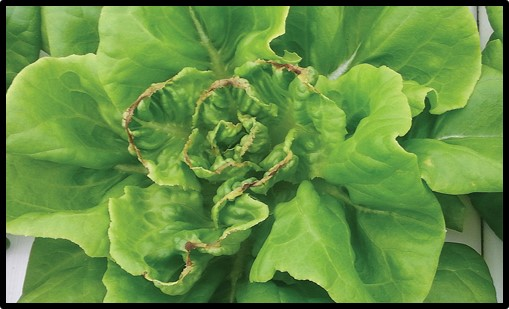
#> input picture test_images/Picture1.jpg, 509 x 309 px, given in place of Picture1.png, which was not available
$ python Exp_3_parse_segmentations.py ../test_images out
#> lines starting #> are read from the running program, lines starting #| are printed output that depends on the picture; after the words box and inside, x2 and y2 are one past the last pixel; in counts of white or black regions, pixels touching at a corner belong together; pictures that were not available may be replaced by others from this repository, and a replacement may not be noted
#!/usr/bin/env python3
from skimage import io, morphology
import utils
import os
import re
import matplotlib.pyplot as plt
import argparse as arg


def arg_reader():
    """ Reads arguments from command line

    :return class containing the arguments
    """
    arg_parser = arg.ArgumentParser(
        description="Segments rgb images based on predetermined thresholds"
    )
    arg_parser.add_argument("filename", help="The path to the directory holding"
                                             " the images")
    arg_parser.add_argument("out", help="The directory to write the pixel table"
                                        "to. Does not need to be "
                                        "pre_existing.")
    return arg_parser.parse_args()


def parse_segmentations(im_dir, out_dir):
    """ Function to parse segmentation images

    :param im_dir: str, the directory containing the RGB images matching
        the segmentation masks in out_dir
    :param out_dir: str, the directory to write the pixel table, also contains
        the segmentation masks as grayscale images
    :return: None, writes a tab separated file
    """
#> called with im_dir = '../test_images', out_dir = 'out'
    filename_pattern = re.compile(
        r"(?P<Accession>LK[0-9]+)_Tray(?P<Tray>[0-9]+)_Pos(?P<Pos>[0-9]+)_"
        r"Camera(?P<Camera>[0-9]+)_(?P<Date>[0-9]+-[0-9]+-[0-9]+)_"
        r"(?P<Hour>[0-9]+).+"
    )
    outfile = open(os.path.join(out_dir, "pixel_table.txt"), "w")
    outfile.write("\t".join(
        ["Accession", "Tray", "Pos", "Camera", "Date", "Hour", "Healhy",
         "Brown"]) + "\n"
    )
    count = 0
    image_files = os.listdir(im_dir)
    for file in image_files:
        match = filename_pattern.search(file)
        if match:
            exp_dat = list(match.groups())
        else:
            exp_dat = ["NA"] * 6
        mask_fn = os.path.join(
            out_dir,
            file.split("/")[-1].replace(".jpg", ".png")
        )
        try:
            mask = io.imread(mask_fn, as_gray=True) // 0.5
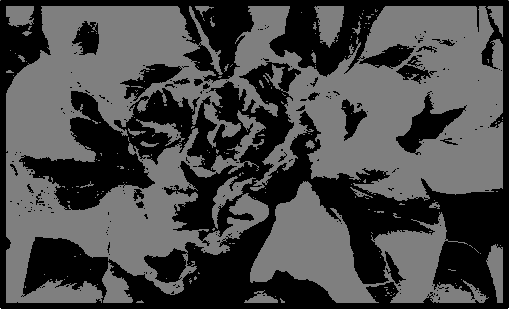
#> mask: shape (309, 509) float64; min 0, max 2, mean 0.563; drawn with min black and max white
        except:
            exp_dat += ["NA", "NA"]
        else:
            healthy = (mask == 1).sum()
#> healthy = 88501
            brown = (mask == 2).sum()
#> brown = 2
            exp_dat += [healthy, brown]
#> exp_dat = ['NA', 'NA', 'NA', 'NA', 'NA', 'NA', 88501, 2]
        exp_dat = [str(dat) for dat in exp_dat]
#> exp_dat = ['NA', 'NA', 'NA', 'NA', 'NA', 'NA', '88501', '2']
        outfile.write("\t".join(exp_dat) + "\n")
        count += 1
        print(f"File {count} of {len(image_files)} parsed")
#> pass 2 of the loop in parse_segmentations, `for file in image_files:`:
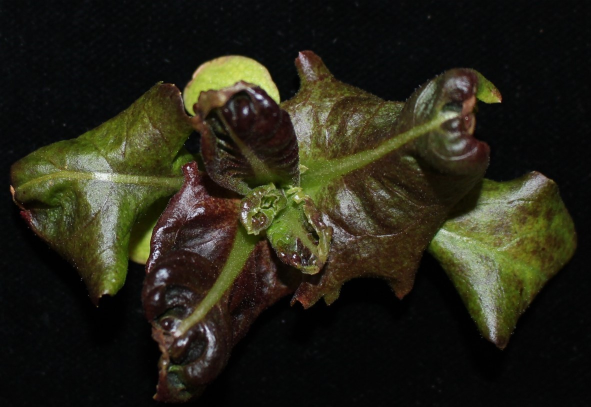
#> input picture test_images/purple.jpg, 1182 x 814 px, given in place of purple.png, which was not available (shown at 1/2 size)
#> in parse_segmentations, `mask = io.imread(mask_fn, as_gray=True) // 0.5`:
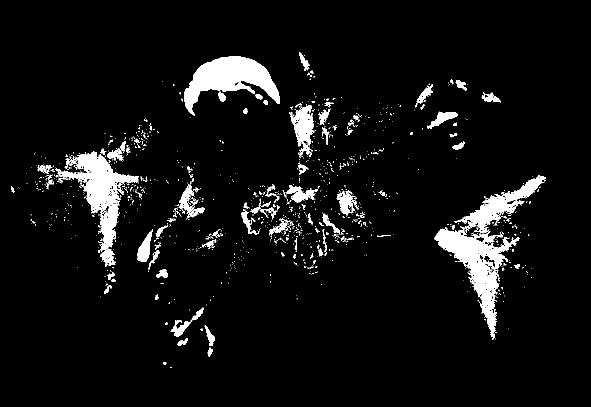
#> mask: shape (814, 1182) float64 (shown at 1/2 size); values 0 (black) and 1 (white), 6% white; 1226 white regions (1109 under 20 px), largest, box (x1, y1, x2, y2) and area: (869, 457, 1039, 679) 10624, (368, 112, 559, 231) 10242, (110, 303, 277, 503) 9550
#> healthy = 57510
#> brown = 0
#> in parse_segmentations, `exp_dat += [healthy, brown]`: exp_dat = ['NA', 'NA', 'NA', 'NA', 'NA', 'NA', 57510, 0]
#> in parse_segmentations, `exp_dat = [str(dat) for dat in exp_dat]`: exp_dat = ['NA', 'NA', 'NA', 'NA', 'NA', 'NA', '57510', '0']
    outfile.close()


def main():
    args = arg_reader()
    parse_segmentations(
        args.filename,
        args.out
    )


if __name__ == "__main__":
    main()
